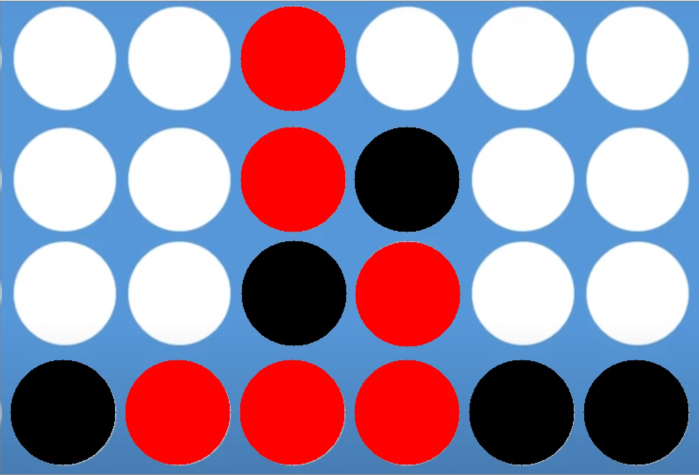
#> input picture state1.jpg, 1398 x 950 px (shown at 1/2 size)
$ jupyter execute --allow-errors 'connect four .ipynb'
#> lines starting #> are read from the running program, lines starting #| are printed output that depends on the picture; after the words box and inside, x2 and y2 are one past the last pixel; in counts of white or black regions, pixels touching at a corner belong together
[cell 1]
import cv2
import numpy as np;
import math
import random
import time
class Circle_node:
    def __init__(self):
        self.drawn=False
        self.color='white'
        self.value='0'
        self.cX=-1
        self.cY=-1
class ROS:
    def __init__(self):
        self.winner='0'

    # [67 lines left out: functions checkIsConsecutiveFourInList, isConsecutiveFour, not called in this run]

class Board:
    def __init__(self,rows,cols,mode='user'):
        self.rows=rows
        self.cols=cols
        self.img=None
        self.width=800
        self.height=540
        self.turn=1
        self.quit_game=False
        self.board=[[Circle_node() for j in range(cols)] for i in range(rows)]
        self.data=None
        self.roi=ROS()
        self.mode=mode

    def init_image(self,img_path,width=800,height=540):
        self.img = cv2.imread(img_path)
        self.img=cv2.resize(self.img, (width, height))
        self.width,self.height=width,height
        #cv2.namedWindow('Connect four game')
        # initialize data array
        self.data=['0']*self.rows
        for i in range(self.rows):
            self.data[i]=['0']*self.cols

        self.detect_circles(self.img.copy(),'white')


    def detect_circles(self,im,color):

        hsv = cv2.cvtColor(im, cv2.COLOR_BGR2HSV)
        # Mask things that are in the "red" corner of HSV
        if color=='white':
            Lower = (0, 0, 0)
            Upper = (0, 0, 255)

        elif color == 'black':
            Lower= (0, 0, 0)
            Upper= (180, 255, 30)
        elif color=='red':
            redLower= np.array([0,120,70])

            redUpper = np.array([10,255,255])

            mask1=cv2.inRange(hsv, redLower, redUpper)
            redLower=np.array([170,120,70])

            redUpper = np.array([180,255,255])

            mask2=cv2.inRange(hsv, redLower, redUpper)
        if color!='red':
            maskR = cv2.inRange(hsv, Lower, Upper)

        else:
            maskR=mask1+mask2
        # Smooth result (better actually with iterations=2)
        maskR = cv2.erode(maskR, None, iterations=1)
        maskR = cv2.dilate(maskR, None, iterations=1)


        # Detect contours around possible blobs
        cntsR = cv2.findContours(maskR.copy(), cv2.RETR_EXTERNAL,
        cv2.CHAIN_APPROX_SIMPLE)
        cntsR = cntsR[0]
        # draw the biggest contour (c) in green
        consider_circles=[]
        cons_cnt=[]
        for c in cntsR:
        # compute the center of the contour

            x,y,w,h = cv2.boundingRect(c)

            # draw the biggest contour (c) in green
            area=w*h
            area=np.array(area)
            if area>1500:

                cons_cnt.append(c)
                cv2.rectangle(im,(x,y),(x+w,y+h),(0,255,0),2)

        contours_sorted=self.sort_contours(cons_cnt,maskR.copy())
        #print(contours_sorted)
        for i in range(len(contours_sorted)):
            cont_idx=contours_sorted[i][2]
            c=cons_cnt[cont_idx]
            M = cv2.moments(c)
            cX = int(M["m10"] / M["m00"])
            cY = int(M["m01"] / M["m00"])

            # draw the contour and center of the shape on the image
            #cv2.drawContours(im, [c], -1, (0, 255, 0), 2)

            consider_circles.append((cX,cY))
            cv2.circle(im, (cX, cY), 7, (0, 255, 0), -1)
            #cv2.putText(im, "center", (cX - 20, cY - 20),
            #cv2.FONT_HERSHEY_SIMPLEX, 0.5, (255, 255, 255), 2)

        if color== 'white':
            self.init_consider_circles(consider_circles)
        else:
            #self.show_img(im)
            #self.show_img(maskR)
            for i in range(self.rows):
                for j in range(self.cols):
                    for k in range(len(consider_circles)):

                        ret_bool=math.pow((consider_circles[k][0]-self.board[i][j].cX),2)+math.pow((consider_circles[k][1]-self.board[i][j].cY),2)<=math.pow(60,2)
                        if ret_bool:
                            if color=='black':
                                self.board[i][j].value='?'
                            elif color=='red':
                                self.board[i][j].value='X'
                            self.board[i][j].drawn=True

    def sort_contours(self,cons_cnt,img):
        # code for sorting contours
        h,w = img.shape[:2]
        # sum all rows
        sumOfRows = np.sum(img, axis=1)

        # loop the summed values
        startindex = 0
        lines = []
        compVal = True
        for i, val in enumerate(sumOfRows):
            # logical test to detect change between 0 and > 0
            testVal = (val > 0)
            if testVal == compVal:
                    # when the value changed to a 0, the previous rows
                    # contained contours, so add start/end index to list
                    if val == 0:
                        lines.append((startindex,i))
                    # update startindex, invert logical test
                        startindex = i+1
                    compVal = not compVal
        # create empty list

        lineContours = []
        # find contours (you already have this)
        contours=cons_cnt

        for j,cnt in enumerate(contours):

            (x,y,w,h) = cv2.boundingRect(cnt)
            cv2.rectangle(img,(x,y),(x+w,y+h),(0,255,0),2)
            for i,line in enumerate(lines):
                if y >= line[0] and y <= line[1]:
                    lineContours.append([line[0],x,j])
                    break

        # sort list on line number,  x value and contour index
        contours_sorted = sorted(lineContours)
        return contours_sorted

    # [4 lines left out: function show_img, not called in this run]

    def print_board(self):
        for i in range(self.rows):
            for j in range(self.cols):

                if self.board[i][j].value=='0':
                    print('0',end=' ')
                elif self.board[i][j].value=='X':
                    print('X',end=' ')
                elif self.board[i][j].value=='?':
                    print('?',end=' ')

            print()

    def init_consider_circles(self,consider_circles):
        k=0
        for i in range(self.rows):
            for j in range(self.cols):
                self.board[i][j].cX=consider_circles[k][0]
                self.board[i][j].cY=consider_circles[k][1]
                k+=1
    # mouse callback function
    # [25 lines left out: functions draw_circle, drop_disk_validity, drop_disk, not called in this run]
    def get_board_data(self):
        for i in range(self.rows):
            for j in range(self.cols):
                if self.board[i][j].value=='0':
                    self.data[i][j]='0'
                elif self.board[i][j].value=='X':
                    self.data[i][j]='X'
                elif self.board[i][j].value=='?':
                    self.data[i][j]='?'
        return self.data

    # [21 lines left out: functions iterate_circle_cords, check_connected_pairs, not called in this run]


    def recognize_state(self,user_img):
        #consider_circles=self.detect_circles(self.img.copy(),'white')
        orig_pic=user_img
        self.detect_circles(user_img.copy(),'black')
        self.detect_circles(user_img.copy(),'red')
        self.img=orig_pic.copy()
        if self.mode=='user':
            self.run_game()


    def run_game(self):
        # Create a  image, a window and bind the function to window
        img = self.img
        img=cv2.resize(img, (self.width, self.height))
        cv2.namedWindow('image')

        cv2.setMouseCallback('image',self.draw_circle)

        while(1):

            cv2.imshow('image',self.img.copy())
            k = cv2.waitKey(20) & 0xFF
            if k == 27:
                break
            elif k == ord('a'):
                print (ix,iy)
            elif k == ord('s'):
                self.recognize_state(self.img)
            elif self.quit_game==True:
                break
        if self.roi.winner=='X':
            win=cv2.imread('you_win.png',1)
            win=cv2.resize(win, (self.width, self.height))
            self.show_img(win)
            print("Contratulations you have won the game!!!")
        elif self.roi.winner=='?':
            lose=cv2.imread('you_lose.png',1)
            lose=cv2.resize(lose, (self.width, self.height))
            self.show_img(lose)
            print("You lose, Robot has won the match")
        cv2.destroyAllWindows()
        self.print_board()

[cell 2]
# initialize the board
board=Board(4,6)
im = cv2.imread("state1.jpg")
#> im is the input picture: shape (950, 1398, 3); mean B, G, R 163.7, 139.8, 155.6
width,height=800,540
im=cv2.resize(im, (width, height))
#> im: shape (540, 800, 3)
board.init_image("simple_board.jpg",800,540)
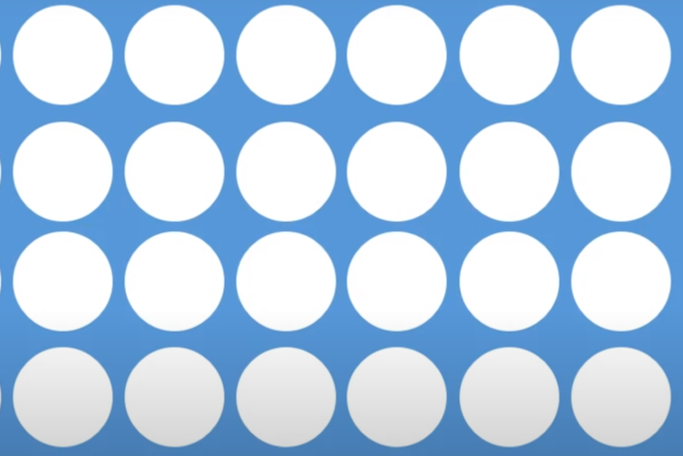
#> input picture simple_board.jpg, 1365 x 911 px (shown at 1/2 size)
#> in init_image, self.img is the input picture: shape (911, 1365, 3); mean B, G, R 232.5, 207.3, 182.3
#> in detect_circles, `maskR = cv2.inRange(hsv, Lower, Upper)`:
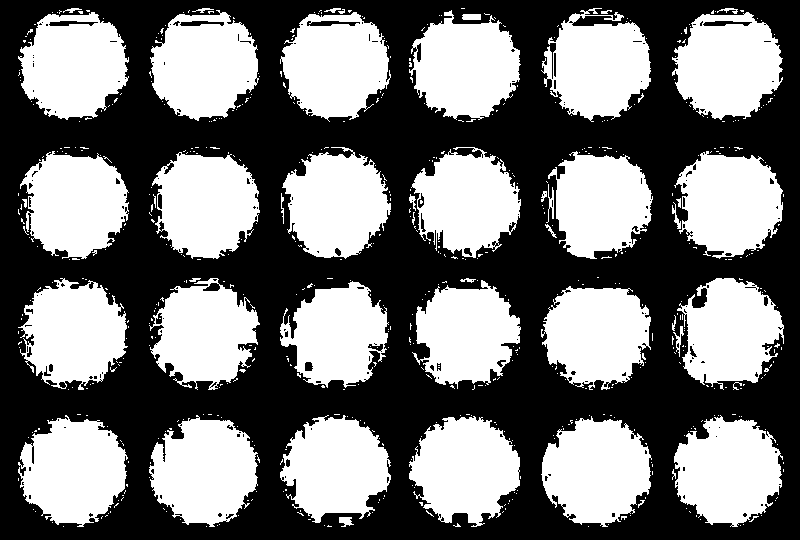
#> maskR: shape (540, 800); 46.8% white; 625 white regions (575 under 20 px), largest, box (x1, y1, x2, y2) and area: (541, 416, 652, 527) 8750, (149, 415, 258, 527) 8651, (674, 415, 783, 527) 8623
#> in detect_circles, `maskR = cv2.dilate(maskR, None, iterations=1)`:
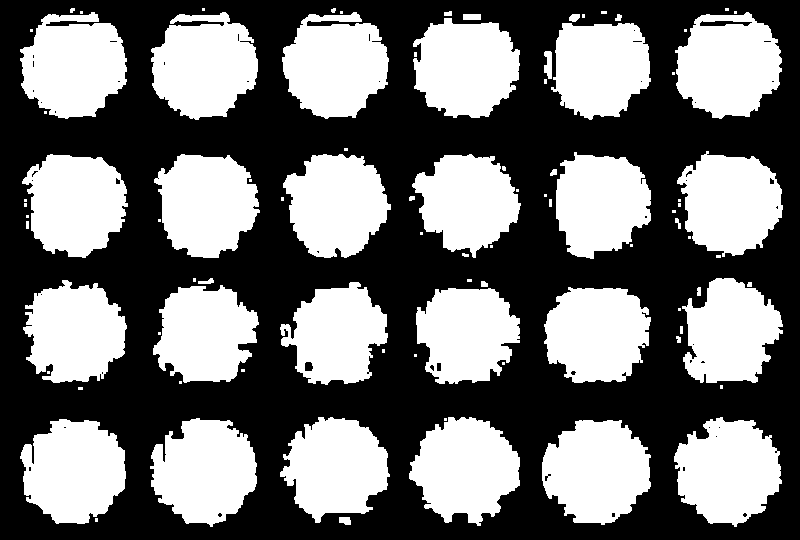
#> maskR: shape (540, 800); 45.1% white; 89 white regions (45 under 20 px)
#> in detect_circles, `cntsR = cv2.findContours(maskR.copy(), cv2.RETR_EXTERNAL, cv2.CHAIN_AP..`: cntsR = 89 contours, 54 with area under 20; largest, box (x1, y1, x2, y2) and area: (675, 12, 782, 119) 8440, (542, 420, 651, 525) 8398, (674, 417, 782, 527) 8266, (151, 12, 258, 120) 8264, (20, 12, 127, 119) 8242
#> the loop in detect_circles, `for c in cntsR:` made 89 passes
#> (x, y, w, h, area) on passes 2, 3, 4, 6, 7, 8, 9, 18: (339, 517, 12, 8, 96), (542, 420, 109, 105, 11445), (20, 419, 106, 105, 11130), (150, 418, 107, 109, 11663), (674, 417, 108, 110, 11880), (409, 417, 111, 109, 12099), (280, 417, 110, 106, 11660), (676, 336, 5, 7, 35)
#> after the loop in detect_circles, `for c in cntsR:`: cons_cnt = 24 contours; largest, box (x1, y1, x2, y2) and area: (675, 12, 782, 119) 8440, (542, 420, 651, 525) 8398, (674, 417, 782, 527) 8266, (151, 12, 258, 120) 8264, (20, 12, 127, 119) 8242
#> in sort_contours, `sumOfRows = np.sum(img, axis=1)`: sumOfRows = 540 values, max 161670 at index 475, min 0 at index 0, mean 91974.2
#> the loop in sort_contours, `for i, val in enumerate(sumOfRows):` made 540 passes
#> (val, testVal, compVal) on pass 9: (3570, True, False)
#> after the loop in sort_contours, `for i, val in enumerate(sumOfRows):`: compVal = True; lines = [(0, 120), (121, 259), (260, 390), (391, 527)]; startindex = 528
#> in sort_contours, `contours=cons_cnt`: contours has the same summary as cons_cnt in detect_circles
#> the loop in sort_contours, `for j,cnt in enumerate(contours): ` made 24 passes
#> (x, y, w, h) on passes 1 to 8: (542, 420, 109, 105), (20, 419, 106, 105), (150, 418, 107, 109), (674, 417, 108, 110), (409, 417, 111, 109), (280, 417, 110, 106), (416, 288, 104, 96), (544, 287, 107, 96)
#> after the loop in sort_contours, `for j,cnt in enumerate(contours):`: lineContours = 24 items, first 6: [391, 542, 0], [391, 20, 1], [391, 150, 2], [391, 674, 3], [391, 409, 4], [391, 280, 5]
#> in sort_contours, `contours_sorted = sorted(lineContours)`: contours_sorted = 24 items, first 6: [0, 20, 23], [0, 151, 22], [0, 282, 21], [0, 413, 19], [0, 551, 18], [0, 675, 20]
#> the loop in detect_circles, `for i in range(len(contours_sorted)):` made 24 passes
#> (cont_idx, cX, cY) on passes 1 to 8: (23, 73, 65), (22, 203, 65), (21, 335, 65), (19, 465, 67), (18, 600, 67), (20, 728, 64), (15, 75, 203), (14, 206, 203)
#> after the loop in detect_circles, `for i in range(len(contours_sorted)):`:
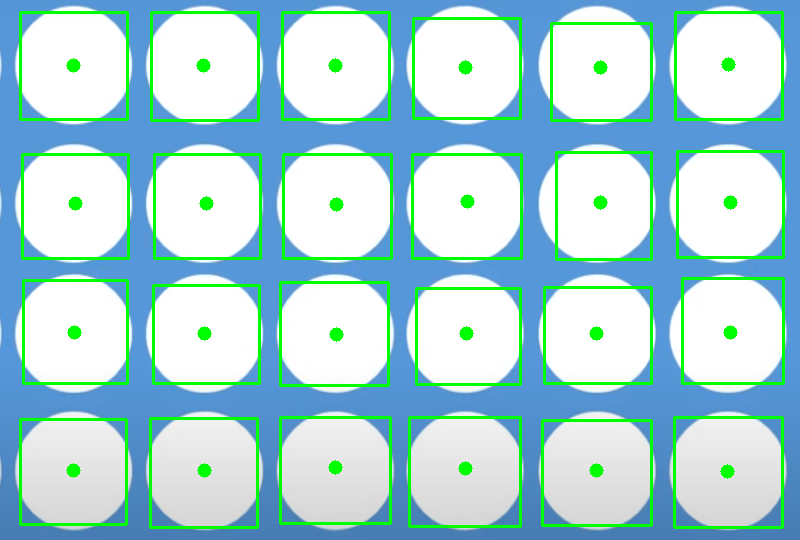
#> im: shape (540, 800, 3); mean of channels 0, 1, 2 214.5, 211.6, 168.9; drawn as B, G, R
#> after the loop in detect_circles, `for i in range(len(contours_sorted)):`: consider_circles = [(73, 65), (203, 65), (335, 65), (465, 67), (600, 67), (728, 64), (75, 203), (206, 203), (336, 204), (467, 201), (600, 202), (730, 202), (74, 332), (204, 333), (336, 334), (466, 333), (596, 333), (730, 332), (73, 470), (204, 470), (335, 467), (465, 468), (596, 470), (727, 471)]
#> after the loop in init_consider_circles, `for i in range(self.rows):`: k = 24
#board.show_img(im)
#board.recognize_state(im)
#board.print_board()
board.run_game()
#> (key Esc is pressed here)

## Test Cases

#> (a cell that did not finish here is left out)

[cell 4]
# Run this test case by using these and check the values after it is printed
# initialize the board
test1= [['0', '0', 'X', '0', '0', '0'],
    ['0', '0', 'X', '?', '0', '0'],
    ['0', '0', '?', 'X', '0', '0'],
    ['?', 'X', 'X', 'X', '?', '?']]
board=Board(4,6,'test') # running this game in test mode so that it dont starts itself up
im = cv2.imread("state1.jpg")
width,height=800,540
im=cv2.resize(im, (width, height))
board.init_image("simple_board.jpg",800,540)
#> the loop in detect_circles (call 2), `for c in cntsR:` made 89 passes
#> c on passes 10 to 17: [[78, 387], [78, 389], [82, 389], [82, 387]], [[720, 385], [720, 388], [722, 388], [722, 385]], [[179, 381], [179, 383], [181, 383], [181, 381]], [[47, 371], [47, 373], [49, 373], [49, 371]], [[241, 369], [241, 371], [244, 371], [244, 369]], [[502, 362], [502, 364], [504, 364], [504, 362]], [[414, 354], [414, 356], [416, 356], [416, 354]], [[382, 349], [382, 352], [384, 352], [384, 349]]
#> the loop in sort_contours (call 2), `for i, val in enumerate(sumOfRows):` made 540 passes
#> val on passes 1 to 3: 0, 0, 0
#> the loop in sort_contours (call 2), `for j,cnt in enumerate(contours): ` made 24 passes
#> the loop in detect_circles (call 2), `for i in range(len(contours_sorted)):` made 24 passes
#board.show_img(im)
board.recognize_state(im) # this function will detect red and black disks indvidually
#> call 3 of detect_circles, with color = 'black'
#> the loop in detect_circles (call 3), `for c in cntsR:` made 5 passes
#> after the loop in detect_circles (call 3), `for c in cntsR:`:
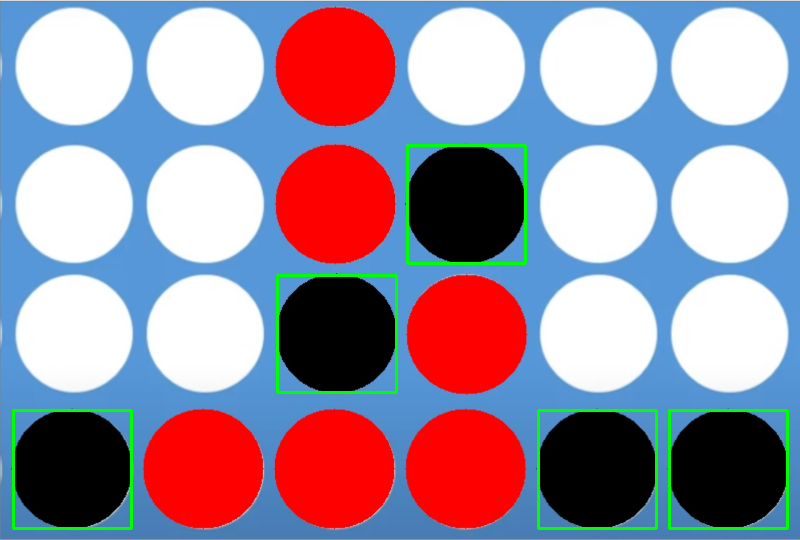
#> im: shape (540, 800, 3); mean of channels 0, 1, 2 160.9, 141.9, 154.3; drawn as B, G, R
#> the loop in sort_contours (call 3), `for j,cnt in enumerate(contours): ` made 5 passes
#> after the loop in sort_contours (call 3), `for j,cnt in enumerate(contours):`:
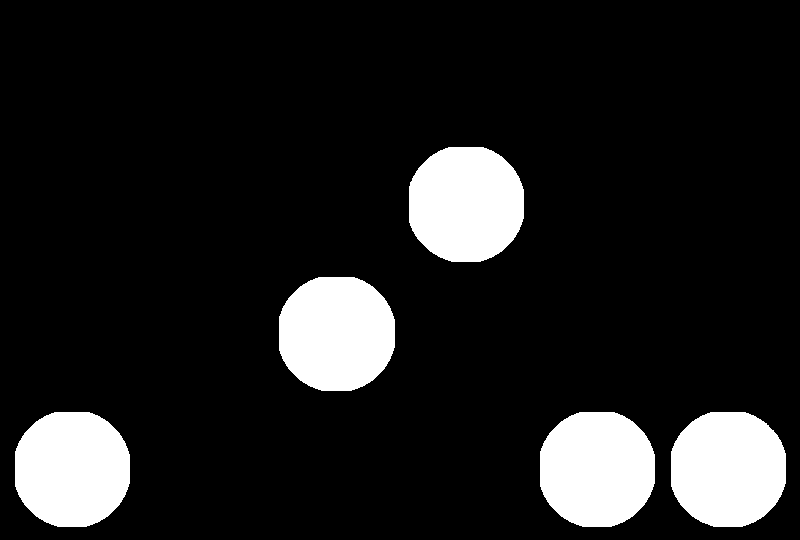
#> img: shape (540, 800); 12.6% white; 5 white regions, box (x1, y1, x2, y2) and area: (671, 412, 786, 527) 10920, (409, 147, 524, 262) 10916, (15, 412, 130, 527) 10908, (540, 412, 655, 527) 10908, (279, 277, 395, 391) 10906
#> the loop in detect_circles (call 3), `for i in range(len(contours_sorted)):` made 5 passes
#> call 4 of detect_circles, with color = 'red'
#> the loop in detect_circles (call 4), `for c in cntsR:` made 6 passes
#> after the loop in detect_circles (call 4), `for c in cntsR:`:
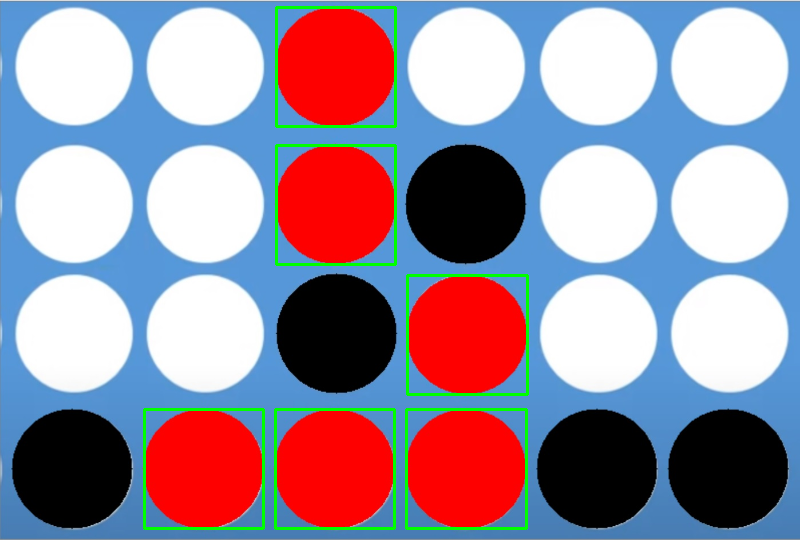
#> im: shape (540, 800, 3); mean of channels 0, 1, 2 160, 142.2, 153.5; drawn as B, G, R
#> the loop in sort_contours (call 4), `for i, val in enumerate(sumOfRows):` made 540 passes
#> the loop in sort_contours (call 4), `for j,cnt in enumerate(contours): ` made 6 passes
#> after the loop in sort_contours (call 4), `for j,cnt in enumerate(contours):`:
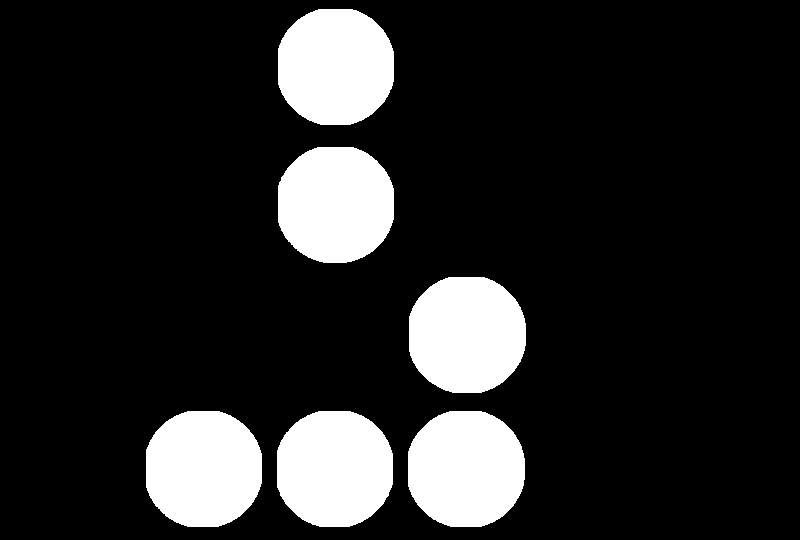
#> img: shape (540, 800); 15.5% white; 6 white regions, box (x1, y1, x2, y2) and area: (409, 277, 526, 393) 11168, (408, 411, 525, 527) 11157, (146, 411, 262, 527) 11140, (278, 9, 394, 125) 11131, (277, 411, 393, 527) 11124, (278, 147, 394, 263) 11117
#> the loop in detect_circles (call 4), `for i in range(len(contours_sorted)):` made 6 passes
#> after the loop in detect_circles (call 4), `for i in range(len(contours_sorted)):`:
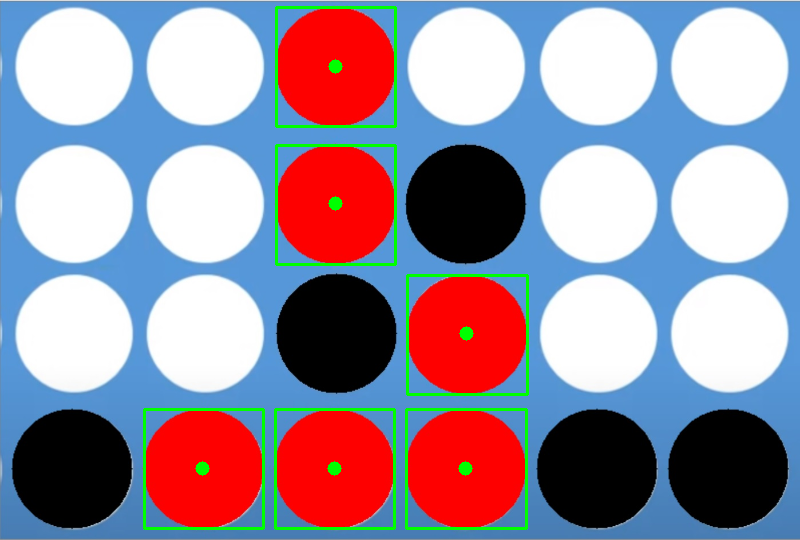
#> im: shape (540, 800, 3); 0.21% of pixels changed, all inside (x1, y1, x2, y2) = (195, 59, 474, 476); drawn as B, G, R
board.print_board()
data=board.get_board_data()
if test1 == data:
    print(" Test 1 passed")
else:
    print(" Test 1 failed")

[cell 5]
'''
Part B
B: Choosing Moves
The system needs to be able to pick a Connect Four move for itself. This move does not have to be
optimal, but must be based on a sensible strategy to win the game. The act of choosing a move can
be triggered by a command or button interaction with the system by a human. The chosen move
does not need to be executed by the system through physical movement, but may be communicated
to the human partner in a suitable way.

The user will interact with the game, the user will click on the cloumn where he/she wants to
drop a disc. after this, move the system will choose its connect four move and if It is a winning
move, the result will be displayed.

'''

# initialize the board
board=Board(4,6)
im = cv2.imread("state1.jpg")
width,height=800,540
im=cv2.resize(im, (width, height))
board.init_image("simple_board.jpg",800,540)
#board.show_img(im)
board.recognize_state(im)
#> (key Enter is pressed here)
